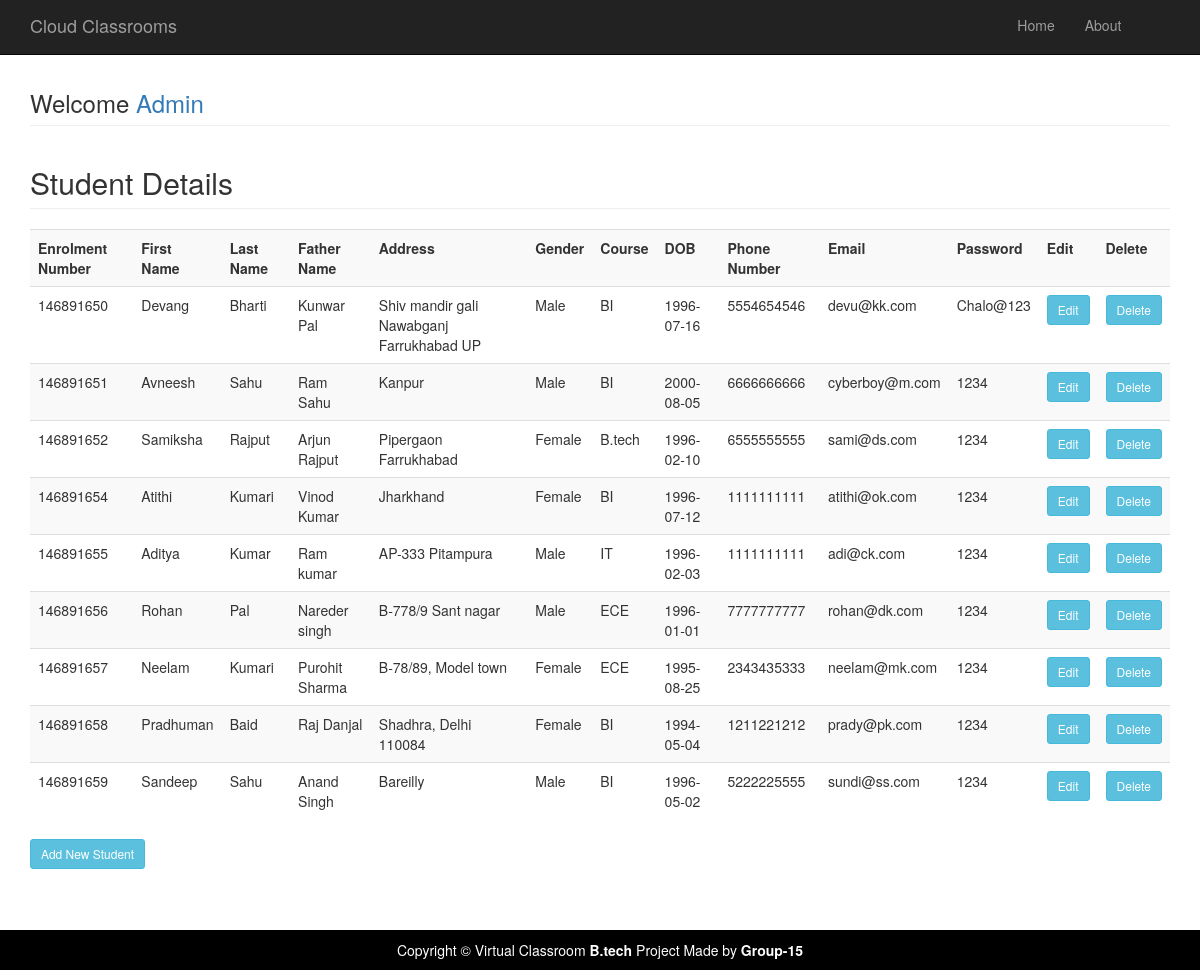
/studentdetails.php (signed in), run on the app's committed database.
### tables this page shows
CREATE TABLE `studenttable` (
  `Eno` bigint(20) NOT NULL,
  `FName` varchar(30) NOT NULL,
  `LName` varchar(30) NOT NULL,
  `FaName` varchar(30) NOT NULL,
  `Addrs` text NOT NULL,
  `Gender` varchar(6) NOT NULL,
  `Course` varchar(20) NOT NULL,
  `DOB` date NOT NULL,
  `PhNo` bigint(10) NOT NULL,
  `Pass` varchar(20) NOT NULL,
  `Eid` varchar(50) NOT NULL
);

### studentdetails.php (the view, shortened to what this page needs)
<?php include('adminhead.php'); ?>
<div class="container">
	<div class="row">
		<div class="col-md-12">
			<h3 class="page-header">Welcome <a href="welcomeadmin">Admin</a> </h3>
			<?php
			include( "database.php" );
			$sql = "select * from  studenttable";
			$result = mysqli_query( $connect, $sql );
			echo "<h2 class='page-header'>Student Details</h2>";
			echo "<table class='table table-striped' style='width:100%'>
<tr>
<th>Enrolment Number</th>
<th>First Name</th>
<th>Last Name</th>
<th>Father Name</th>
<th>Address</th>
<th>Gender</th>
<th>Course</th>
<th>DOB</th>
<th>Phone Number</th>
<th>Email</th>
<th>Password</th>
<th>Edit</th>
<th>Delete</th>
</tr>";
			while ( $row = mysqli_fetch_array( $result ) ) {
				?>
			<tr>
				<td>
					<?PHP echo $row['Eno'];?>
				</td>
				<td>
					<?PHP echo $row['FName'];?>
				</td>
				<td>
					<?PHP echo $row['LName'];?>
				</td>
				<td>
					<?PHP echo $row['FaName'];?>
				</td>
				<td>
					<?PHP echo $row['Addrs'];?>
				</td>
				<td>
					<?PHP echo $row['Gender'];?>
				</td>
				<td>
					<?PHP echo $row['Course'];?>
				</td>
				<td>
					<?PHP echo $row['DOB'];?>
				</td>
				<td>
					<?PHP echo $row['PhNo'];?>
				</td>
				<td>
					<?PHP echo $row['Eid'];?>
				</td>
				<td>
					<?PHP echo $row['Pass'];?>
				</td>
				<td><a href="updatestudent.php?eno=<?php echo $row['Eno']; ?>"><input type="button" Value="Edit" class="btn btn-info btn-sm"></a>
				</td>
				<td><a href="studentdetails.php?deleteid=<?php echo $row['Eno']; ?>"><input type="submit" Value="Delete" name="delete" class="btn btn-info btn-sm"></a>
				</td>
			</tr>
			<?php } ?>
			</table>
			<a href="addnewstudent"><button type="button" value="AddNewStudent" class="btn btn-info btn-sm">Add New Student</button></a>
		</div>
	</div>
	<?php include('allfoot.php'); ?>

### css/modern-business.css (style rules this page uses)
html, body { height: 100%; }
body { padding-top: 50px; }

### data on the page
studenttable: Eno "146891650", FName "Devang", LName "Bharti", FaName "Kunwar Pal", Addrs "Shiv mandir gali Nawabganj Farrukhabad UP", Gender "Male", Course "BI", DOB "1996-07-16", PhNo "5554654546", Eid "devu@kk.com", Pass "Chalo@123"
studenttable: Eno "146891651", FName "Avneesh", LName "Sahu", FaName "Ram Sahu", Addrs "Kanpur", Gender "Male", Course "BI", DOB "2000-08-05", PhNo "6666666666", Eid "cyberboy@m.com", Pass "1234"
studenttable: Eno "146891652", FName "Samiksha", LName "Rajput", FaName "Arjun Rajput", Addrs "Pipergaon Farrukhabad", Gender "Female", Course "B.tech", DOB "1996-02-10", PhNo "6555555555", Eid "sami@ds.com", Pass "1234"
studenttable: Eno "146891654", FName "Atithi", LName "Kumari", FaName "Vinod Kumar", Addrs "Jharkhand", Gender "Female", Course "BI", DOB "1996-07-12", PhNo "1111111111", Eid "atithi@ok.com", Pass "1234"
studenttable: Eno "146891655", FName "Aditya", LName "Kumar", FaName "Ram kumar", Addrs "AP-333 Pitampura", Gender "Male", Course "IT", DOB "1996-02-03", PhNo "1111111111", Eid "adi@ck.com", Pass "1234"
studenttable: Eno "146891656", FName "Rohan", LName "Pal", FaName "Nareder singh", Addrs "B-778/9 Sant nagar", Gender "Male", Course "ECE", DOB "1996-01-01", PhNo "7777777777", Eid "rohan@dk.com", Pass "1234"
studenttable: Eno "146891657", FName "Neelam", LName "Kumari", FaName "Purohit Sharma", Addrs "B-78/89, Model town", Gender "Female", Course "ECE", DOB "1995-08-25", PhNo "2343435333", Eid "neelam@mk.com", Pass "1234"
studenttable: Eno "146891658", FName "Pradhuman", LName "Baid", FaName "Raj Danjal", Addrs "Shadhra, Delhi 110084", Gender "Female", Course "BI", DOB "1994-05-04", PhNo "1211221212", Eid "prady@pk.com", Pass "1234"
studenttable: Eno "146891659", FName "Sandeep", LName "Sahu", FaName "Anand Singh", Addrs "Bareilly", Gender "Male", Course "BI", DOB "1996-05-02", PhNo "5222225555", Eid "sundi@ss.com", Pass "1234"
